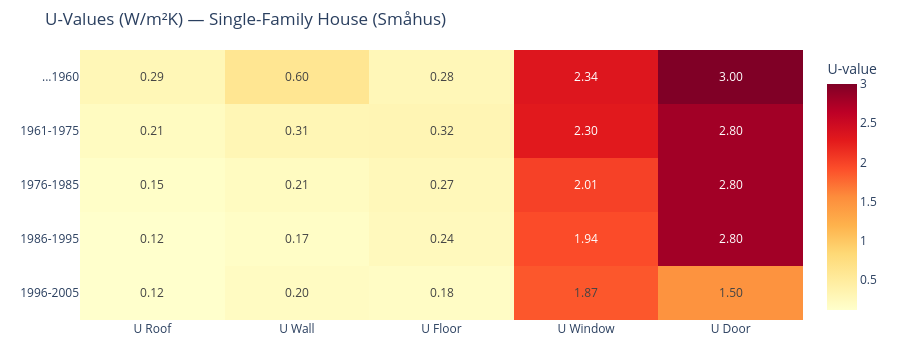
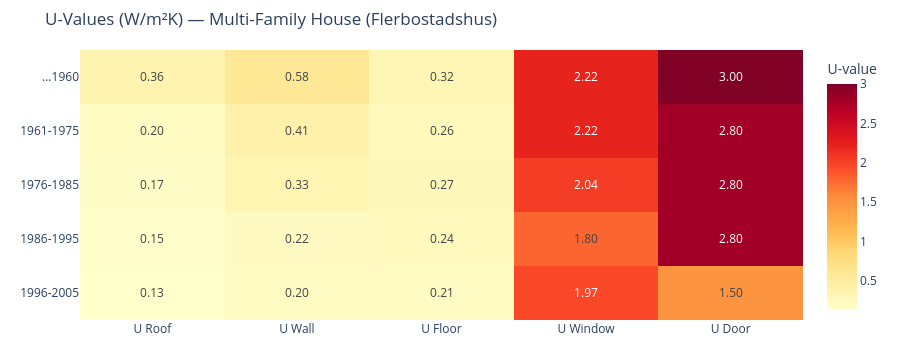

The cell these charts' notebook holds for them, in order:
### Markdown cell above
## 2. U-Value Comparison Across Periods

Heatmap showing how envelope U-values improve over time for each building type.

### Code cell
u_cols = ["U Roof", "U Wall", "U Floor", "U Window", "U Door"]

for btype in ["SFH", "MFH"]:
    subset = df_all[df_all["Type"] == btype].set_index("Period")[u_cols]
    fig = px.imshow(
        subset.values,
        x=u_cols,
        y=subset.index.tolist(),
        color_continuous_scale="YlOrRd",
        aspect="auto",
        title=f"U-Values (W/m²K) — {BUILDING_TYPE_LABELS[btype]}",
        labels={"color": "U-value"},
        text_auto=".2f",
    )
    fig.update_layout(height=350, margin=dict(t=50, b=30))
    fig.show()

### Figure 1 — Plotly figure (JSON) as saved in the notebook; plotly's stock layout.template omitted (floating-point values rounded to 4 significant figures)
{"data": [{"coloraxis": "coloraxis", "hovertemplate": "x: %{x}<br>y: %{y}<br>U-value: %{z}<extra></extra>", "name": "0", "texttemplate": "%{z:.2f}", "type": "heatmap", "x": ["U Roof", "U Wall", "U Floor", "U Window", "U Door"], "xaxis": "x", "y": ["...1960", "1961-1975", "1976-1985", "1986-1995", "1996-2005"], "yaxis": "y", "z": [[0.29, 0.6, 0.28, 2.34, 3.0], [0.21, 0.31, 0.32, 2.3, 2.8], [0.15, 0.21, 0.27, 2.01, 2.8], [0.12, 0.17, 0.24, 1.94, 2.8], [0.12, 0.2, 0.18, 1.87, 1.5]]}], "layout": {"coloraxis": {"colorbar": {"title": {"text": "U-value"}}, "colorscale": [[0, "rgb(255,255,204)"], [0.125, "rgb(255,237,160)"], [0.25, "rgb(254,217,118)"], [0.375, "rgb(254,178,76)"], [0.5, "rgb(253,141,60)"], [0.625, "rgb(252,78,42)"], [0.75, "rgb(227,26,28)"], [0.875, "rgb(189,0,38)"], [1, "rgb(128,0,38)"]]}, "height": 350, "margin": {"b": 30, "t": 50}, "title": {"text": "U-Values (W/m²K) — Single-Family House (Småhus)"}, "xaxis": {"anchor": "y", "domain": [0, 1]}, "yaxis": {"anchor": "x", "autorange": "reversed", "domain": [0, 1]}}}

### Figure 2 — Plotly figure (JSON) as saved in the notebook; plotly's stock layout.template omitted (floating-point values rounded to 4 significant figures)
{"data": [{"coloraxis": "coloraxis", "hovertemplate": "x: %{x}<br>y: %{y}<br>U-value: %{z}<extra></extra>", "name": "0", "texttemplate": "%{z:.2f}", "type": "heatmap", "x": ["U Roof", "U Wall", "U Floor", "U Window", "U Door"], "xaxis": "x", "y": ["...1960", "1961-1975", "1976-1985", "1986-1995", "1996-2005"], "yaxis": "y", "z": [[0.36, 0.58, 0.3249, 2.22, 3.0], [0.2, 0.41, 0.2583, 2.22, 2.8], [0.17, 0.33, 0.2668, 2.04, 2.8], [0.15, 0.22, 0.2412, 1.8, 2.8], [0.13, 0.2, 0.2064, 1.97, 1.5]]}], "layout": {"coloraxis": {"colorbar": {"title": {"text": "U-value"}}, "colorscale": [[0, "rgb(255,255,204)"], [0.125, "rgb(255,237,160)"], [0.25, "rgb(254,217,118)"], [0.375, "rgb(254,178,76)"], [0.5, "rgb(253,141,60)"], [0.625, "rgb(252,78,42)"], [0.75, "rgb(227,26,28)"], [0.875, "rgb(189,0,38)"], [1, "rgb(128,0,38)"]]}, "height": 350, "margin": {"b": 30, "t": 50}, "title": {"text": "U-Values (W/m²K) — Multi-Family House (Flerbostadshus)"}, "xaxis": {"anchor": "y", "domain": [0, 1]}, "yaxis": {"anchor": "x", "autorange": "reversed", "domain": [0, 1]}}}
